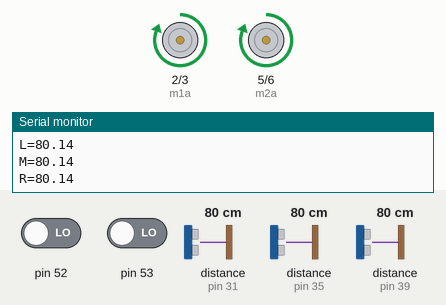
The sketch below on a simulated Arduino Mega 2560, built with avr-gcc and run on an emulated ATmega2560. Parts: motor-driver pin pairs drawn as motors (green arrow = first pin HIGH = forward, orange = second pin HIGH = backward, longer = more drive), the last lines printed to the serial monitor. The inputs (shaded band) are chosen by the test bench; at power-on: distance to the obstacle (sensors on pin 35, pin 31, pin 39) 80 cm, pin 53 LOW, pin 52 LOW. The echo pulse lasts 58.3 µs per cm.

Above: at 1.2 s.
1.3 s: distance to the obstacle (sensor on pin 35) set to 5 cm
2.8 s: distance to the obstacle (sensor on pin 35) set to 2 cm
At 2.89 s:
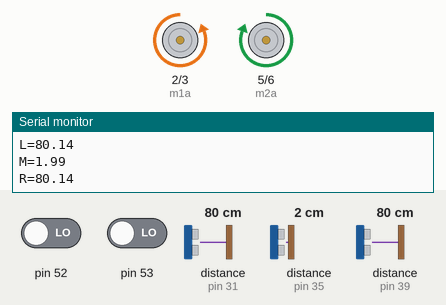
5.8 s: distance to the obstacle (sensor on pin 31) set to 11 cm
8.8 s: distance to the obstacle (sensor on pin 31) set to 8 cm
At 9.34 s:
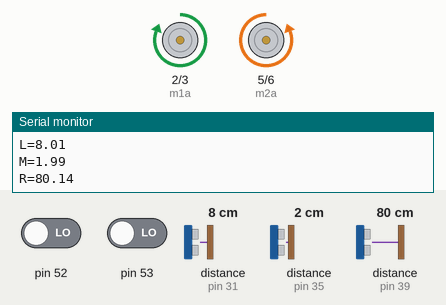
11.8 s: pin 53 driven HIGH
At 12.5 s:
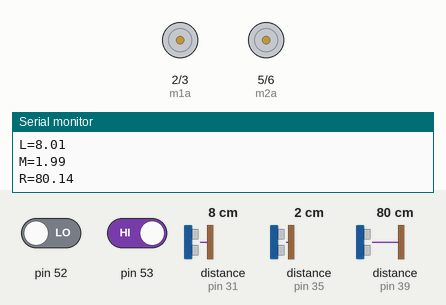
13.5 s: pin 52 driven HIGH
At 13.8 s:
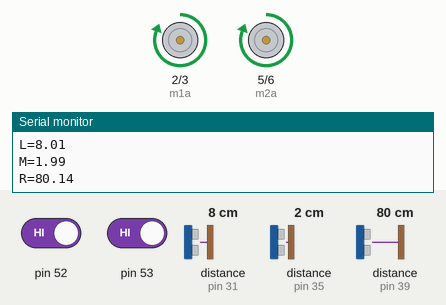
Timing chart, 0 to 17.5 s (numbered marks = the images above; inputs shaded):
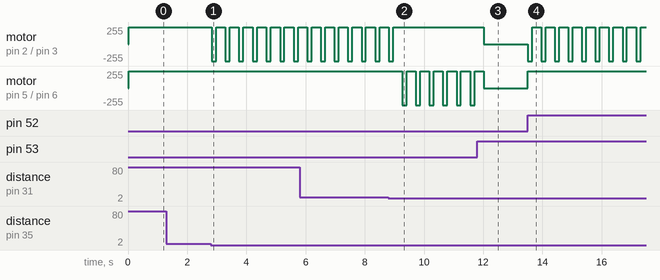

The sketch:

maze_arnav.ino
```cpp
//motor 1 left
int m1a=2;
int m1b=3;
//motor 2 right
int m2a=5;
int m2b=6;

int ir=0;

//left
int lt=30;
int le=31;
//front
int ft=34;
int fe=35;
//right
int rt=38;
int re=39;

String sol="";
String cx="";
int btn;
int i;

float l;
float m;
float r;

int lx,rx;

void setup()
{
  Serial.begin(9600);
  pinMode(lt,OUTPUT);
  pinMode(le,INPUT);
  pinMode(ft,OUTPUT);
  pinMode(fe,INPUT);
  pinMode(rt,OUTPUT);
  pinMode(re,INPUT);
  btn=digitalRead(52);
  pinMode(m1a,OUTPUT);
  pinMode(m1b,OUTPUT);
  pinMode(m2a,OUTPUT);
  pinMode(m2b,OUTPUT);

  pinMode(53,INPUT);
}
void loop()
{
  l=leng(lt,le);
  Serial.print("\nL=");
  Serial.println(l);
  m=leng(ft,fe);
  Serial.print("M=");
  Serial.println(m);
  r=leng(rt,re);
  Serial.print("R=");
  Serial.println(r);
  ir=digitalRead(53);
  btn=digitalRead(52);
  if(ir==1)
  {
   solve();
   digitalWrite(m2a, LOW);
    digitalWrite(m2b, LOW);
    digitalWrite(m1a, LOW);
    digitalWrite(m1b, LOW);
   while(btn==0)
   {
    btn=digitalRead(52);
    }
  }
  if(btn==1){
   i=0;
   if(m>3)//Dead end
   {
    pid();
   }
   else
   {
    switch(sol[i])
    {
      case 'L':
        left();
        break;
      case 'R':
        right();
        break;
      case 'S':
        fwd();
        delay(200);
    }
    i++;
   }
  }
  else
  {
  if(m>3)//Dead end
  {
    pid();
  }
  else
  {
    if(l>10)
    {
      left();
      Serial.println("Left");
    }
    else if(r>10)
    {
      right();
      Serial.println("Right");
    }
    else
    {
      uturn();
      Serial.println("U-Turn");
    }
  }
  }

}

void left()
{
    cx='L';
    digitalWrite(m2a, HIGH);
    digitalWrite(m2b, LOW);
    digitalWrite(m1a, LOW);
    digitalWrite(m1b, HIGH);
    delay(150);
    fwd();
}

void pid(){
  if(l>r)
    {
      lx--;
      rx++;
    }
    else if(r<l)
    {
      lx++;
      rx--;
    }
    else
    {
      lx=255;
      rx=255;
    }
    if(lx<0)
    {lx=0;}
    if(rx<0)
    {rx=0;}

    if(lx>255)
    {lx=255;}
    if(rx>255)
    {rx=255;}

    analogWrite(m1a,lx);
    analogWrite(m2a,rx);
    analogWrite(m1b,0);
    analogWrite(m2b,0);
}

void right()
{
    cx='R';
    digitalWrite(m1a, HIGH);
    digitalWrite(m1b, LOW);
    digitalWrite(m2a, LOW);
    digitalWrite(m2b, HIGH);
    delay(150);
    fwd();
}

void uturn()
{
    cx='B';
    digitalWrite(m1a, HIGH);
    digitalWrite(m1b, LOW);
    digitalWrite(m2a, LOW);
    digitalWrite(m2b, HIGH);
    delay(300);
    fwd();
}

void fwd()
{
    sol+=cx;
    digitalWrite(m1a, HIGH);
    digitalWrite(m1b, LOW);
    digitalWrite(m2a, HIGH);
    digitalWrite(m2b, LOW);
    delay(300);
}

float leng(int t,int e)
{
  int ti;
  float dist;
  /*digitalWrite(t,LOW);
  delayMicroseconds(10);
  digitalWrite(t, HIGH);
  delayMicroseconds(2);
  ti=pulseIn(e, HIGH);
  dist=ti/ 58.2;*/

  digitalWrite(t, LOW);  // Added this line
  delayMicroseconds(2); // Added this line
  digitalWrite(t, HIGH);
  //delayMicroseconds(1000); - Removed this line
  delayMicroseconds(10); // Added this line
  digitalWrite(t, LOW);
  ti = pulseIn(e, HIGH);
  dist = ti / 58.2;


  return dist;
}

void solve()
{
  String a=sol;
  while(sol!=a){
  a=sol;
  sol.replace("LBR","B");
  sol.replace("LBS","R");
  sol.replace("LBL","S");
  sol.replace("SBL","R");
  sol.replace("SBS","B");
  sol.replace("RBL","B");
  }
}
```

Measured:
- the behaviour switches between 4 and 3 cm on distance to the obstacle (sensor on pin 35) (found by bisection; images 0 and 1)
- the behaviour switches between 10 and 9 cm on distance to the obstacle (sensor on pin 31) (found by bisection; images 1 and 2)
- after the input at 2.8 s, motor on pin 2 (m1a) / pin 3 (m1b): alternates forward 255/255 for 0.31 s and backward 255/255 for 0.15 s, starting at once
- after the input at 8.8 s, motor on pin 2 (m1a) / pin 3 (m1b): goes on until 9.0 s, then stays forward 255/255; motor on pin 5 (m2a) / pin 6 (m2b): alternates forward 255/255 for 0.31 s and backward 255/255 for 0.15 s, starting after 0.47 s
- after the input at 11.8 s, motor on pin 2 (m1a) / pin 3 (m1b): forward 255/255 → stopped after 0.21 s
- after the input at 13.5 s, motor on pin 2 (m1a) / pin 3 (m1b): alternates forward 255/255 for 0.31 s and backward 255/255 for 0.15 s, starting at once; motor on pin 5 (m2a) / pin 6 (m2b): stopped → forward 255/255 at once
